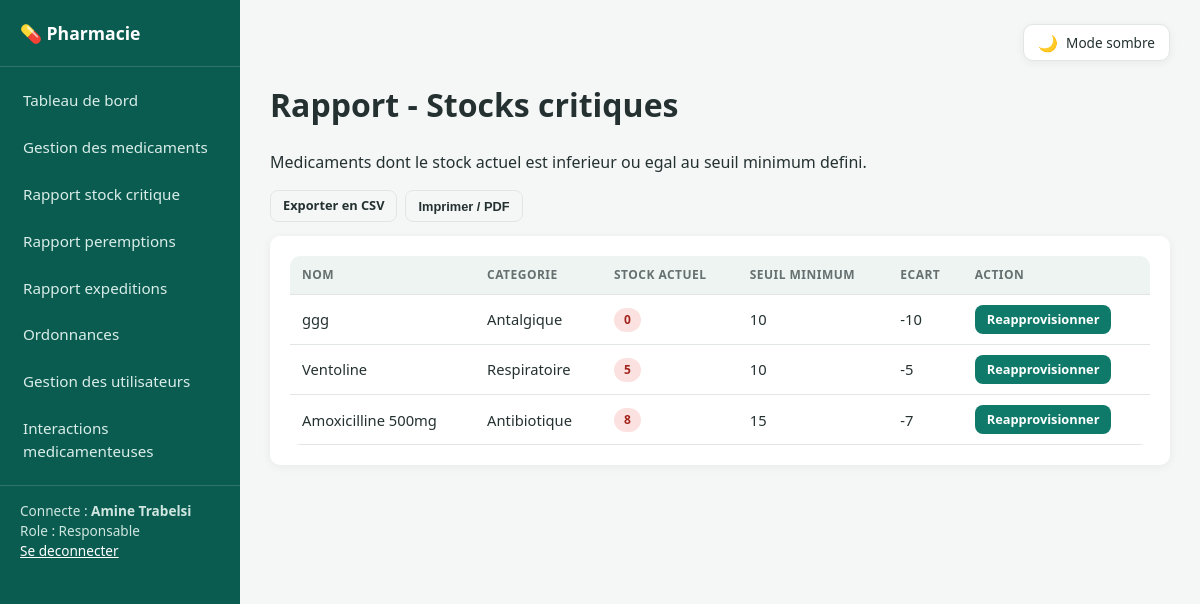
The page /index.php?c=medicament&a=stockCritique (signed in) on the database its author committed.
### tables this page shows
CREATE TABLE `medicaments` (
  `id` int(11) NOT NULL,
  `nom` varchar(150) NOT NULL,
  `description` text DEFAULT NULL,
  `categorie` varchar(100) NOT NULL,
  `fabricant` varchar(150) DEFAULT NULL,
  `prix` decimal(10,2) NOT NULL DEFAULT 0.00,
  `stock` int(11) NOT NULL DEFAULT 0,
  `stock_minimum` int(11) NOT NULL DEFAULT 10,
  `date_expiration` date DEFAULT NULL,
  `necessite_ordonnance` tinyint(1) NOT NULL DEFAULT 0,
  `date_ajout` timestamp NOT NULL DEFAULT current_timestamp()
);

### core/Controller.php (called while the page is built, shortened)
<?php
abstract class Controller
{
    protected function render(string $view, array $data = [], string $layout = 'layouts/main'): void
    {
        extract($data);
        $viewFile = __DIR__ . '/../views/' . $view . '.php';
        require $viewFile;
    }
}

### controllers/MedicamentController.php (called while the page is built, shortened)
<?php
require_once __DIR__ . '/../models/Medicament.php';
class MedicamentController extends Controller
{
    private Medicament $model;
    public function __construct()
    {
        $this->model = new Medicament();
    }
    public function stockCritique(): void
    {
        $this->render('responsable/rapport_stock', ['medicaments' => $this->model->stockCritique()]);
    }
}

### core/App.php (called while the page is built, shortened)
<?php
class App
{
    private string $action;
    private array $params;
    public function __construct()
    {
        $this->action         = $_GET['a'] ?? 'login';
        $this->params         = $_GET;
    }
    public function run(): void
    {
        $controller = new $className();
        $controller->{$this->action}($this->params);
    }
}

### public/index.php (called while the page is built, shortened)
<?php
require_once __DIR__ . '/../core/Database.php';
require_once __DIR__ . '/../core/Auth.php';
require_once __DIR__ . '/../core/Controller.php';
require_once __DIR__ . '/../core/App.php';
$app = new App();
$app->run();

### models/Medicament.php (called while the page is built, shortened)
<?php
class Medicament
{
    private PDO $db;
    public function __construct()
    {
        $this->db = Database::getInstance();
    }
    public function stockCritique(): array
    {
        $stmt = $this->db->query('SELECT * FROM medicaments WHERE stock <= stock_minimum ORDER BY stock ASC');
        return $stmt->fetchAll();
    }
}

### core/Database.php (called while the page is built, shortened)
<?php
class Database
{
    private static ?PDO $instance = null;
    public static function getInstance(): PDO
    {
        if (self::$instance === null) {
            $dsn = 'mysql:host=' . DB_HOST . ';dbname=' . DB_NAME . ';charset=' . DB_CHARSET;
            $options = [
                PDO::ATTR_ERRMODE            => PDO::ERRMODE_EXCEPTION,
                PDO::ATTR_DEFAULT_FETCH_MODE => PDO::FETCH_ASSOC,
                PDO::ATTR_EMULATE_PREPARES   => false,
            ];
            try {
                self::$instance = new PDO($dsn, DB_USER, DB_PASS, $options);
            } catch (PDOException $e) {
                die('Erreur de connexion a la base de donnees : ' . $e->getMessage());
            }
        }
        return self::$instance;
    }
}

### views/responsable/rapport_stock.php (the view, shortened to what this page needs)
<h1>Rapport - Stocks critiques</h1>
<p>Medicaments dont le stock actuel est inferieur ou egal au seuil minimum defini.</p>
<div class="actions no-print" style="margin-bottom:14px;">
    <a class="btn btn-outline btn-sm" href="index.php?c=medicament&a=exportStockCsv">Exporter en CSV</a>
    <button type="button" class="btn btn-outline btn-sm" data-print>Imprimer / PDF</button>
</div>
<div class="card">
    <div class="table-wrap">
    <table>
        <thead><tr><th>Nom</th><th>Categorie</th><th>Stock actuel</th><th>Seuil minimum</th><th>Ecart</th><th>Action</th></tr></thead>
        <tbody>
        <?php foreach ($medicaments as $m): ?>
            <tr>
                <td><?= htmlspecialchars($m['nom']) ?></td>
                <td><?= htmlspecialchars($m['categorie']) ?></td>
                <td><span class="badge badge-refusee"><?= (int) $m['stock'] ?></span></td>
                <td><?= (int) $m['stock_minimum'] ?></td>
                <td><?= (int) $m['stock'] - (int) $m['stock_minimum'] ?></td>
                <td><a class="btn btn-sm btn-primary" href="index.php?c=medicament&a=modifier&id=<?= $m['id'] ?>">Reapprovisionner</a></td>
            </tr>
        <?php endforeach; ?>
        </tbody>
    </table>
    </div>
</div>

### public/assets/css/style.css (style rules this page uses)
:root { --color-primary: #0f7a6a; --color-primary-dark: #0b5c50; --color-accent: #2f8fd6; --color-danger: #d1453b; --color-warning: #e0a020; --color-success: #2f9e5c; --color-bg: #f4f7f6; --color-surface: #ffffff; --color-border: #e1e6e5; --color-text: #253131; --color-text-muted: #667070; --radius: 10px; --shadow: 0 2px 10px rgba(15, 40, 35, 0.06); --sidebar-width: 240px; --color-th-bg: #eef4f2; --color-row-hover: #fafcfb; --color-input-bg: #ffffff; --color-heading-accent: #0b5c50; --color-sidebar-bg: #0b5c50; --tone-attente-bg: #fdf1da; --tone-attente-fg: #8a5a08; --tone-validee-bg: #dff3e6; --tone-validee-fg: #1c6b3f; --tone-refusee-bg: #fbe2e0; --tone-refusee-fg: #a3241d; --tone-faible-bg: #eef2fb; --tone-faible-fg: #33528f; --interaction-bg: #fdeceb; --interaction-border: #f0c1bd; }
* { box-sizing: border-box; }
body { margin: 0; font-family: "Segoe UI", Roboto, Helvetica, Arial, sans-serif; background: var(--color-bg); color: var(--color-text); line-height: 1.5; }
a { color: var(--color-primary); text-decoration: none; }
h1, h2, h3 { font-weight: 600; margin-top: 0; }
.card { background: var(--color-surface); border-radius: var(--radius); box-shadow: var(--shadow); padding: 20px; margin-bottom: 20px; }
.table-wrap { overflow-x: auto; }
table { width: 100%; border-collapse: collapse; background: var(--color-surface); border-radius: var(--radius); overflow: hidden; }
table th, table td { padding: 10px 12px; text-align: left; border-bottom: 1px solid var(--color-border); font-size: 0.92rem; }
table th { background: var(--color-th-bg); color: var(--color-text-muted); text-transform: uppercase; font-size: 0.75rem; letter-spacing: 0.04em; }
.badge { display: inline-block; padding: 3px 10px; border-radius: 20px; font-size: 0.75rem; font-weight: 600; }
.badge-refusee { background: var(--tone-refusee-bg); color: var(--tone-refusee-fg); }
.btn { display: inline-block; padding: 9px 18px; border-radius: 8px; border: none; cursor: pointer; font-size: 0.9rem; font-weight: 600; text-align: center; }
.btn-primary { background: var(--color-primary); color: #fff; }
.btn-outline { background: transparent; border: 1px solid var(--color-border); color: var(--color-text); }
.btn-sm { padding: 5px 12px; font-size: 0.8rem; }
.actions { display: flex; gap: 8px; flex-wrap: wrap; }
body, .sidebar, .card, .stat-card, .filter-bar, .auth-card, table th, input, select, textarea { transition: background-color 0.28s ease, color 0.28s ease, border-color 0.28s ease; }
.main-content > h1 { animation: fadeUp 0.34s ease-out both; }
.main-content > .card, .main-content > .filter-bar, .main-content > .stats-grid, .main-content > .actions, .main-content > .table-wrap { animation: fadeUp 0.4s ease-out both; animation-delay: 0.05s; }
.main-content > *:nth-child(3) { animation-delay: 0.08s; }
.main-content > *:nth-child(4) { animation-delay: 0.12s; }
.main-content > *:nth-child(5) { animation-delay: 0.16s; }
.main-content > *:nth-child(6) { animation-delay: 0.20s; }
tbody tr { animation: fadeUp 0.3s ease-out both; }
tbody tr:nth-child(1) { animation-delay: 0.04s; }
tbody tr:nth-child(2) { animation-delay: 0.07s; }
tbody tr:nth-child(3) { animation-delay: 0.10s; }
table tr { transition: background 0.15s ease; }
.btn { transition: transform 0.14s ease, box-shadow 0.14s ease, opacity 0.14s ease; }
.card { transition: box-shadow 0.2s ease, background-color 0.28s ease, border-color 0.28s ease; }

### rows shown on the page
medicaments: nom "ggg", categorie "Antalgique", stock "0", stock_minimum "10", (int) $m['stock'] - (int) $m['stock_minimum'] "-10"
medicaments: nom "Ventoline", categorie "Respiratoire", stock "5", stock_minimum "10", (int) $m['stock'] - (int) $m['stock_minimum'] "-5"
medicaments: nom "Amoxicilline 500mg", categorie "Antibiotique", stock "8", stock_minimum "15", (int) $m['stock'] - (int) $m['stock_minimum'] "-7"

### other values the page prints
Auth::fullName() "Amine Trabelsi"
Auth::role() "Responsable"
